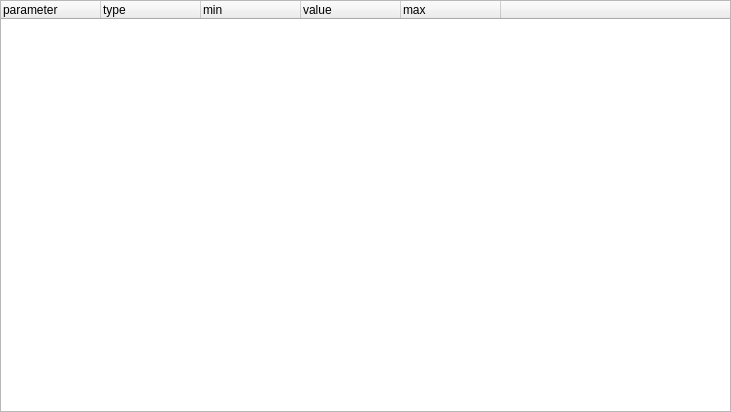
<?xml version="1.0" encoding="UTF-8"?>
<ui version="4.0">
 <class>TopicWidget</class>
 <widget class="QWidget" name="TopicWidget">
  <property name="geometry">
   <rect>
    <x>0</x>
    <y>0</y>
    <width>731</width>
    <height>412</height>
   </rect>
  </property>
  <property name="windowTitle">
   <string>Topic Monitor</string>
  </property>
  <layout class="QVBoxLayout" name="verticalLayout">

    <property name="spacing">
  <number>0</number>
   </property>

   <property name="margin">
  <number>0</number>
   </property>

   <item>
    <widget class="QTreeWidget" name="topics_tree_widget">
     <property name="contextMenuPolicy">
      <enum>Qt::CustomContextMenu</enum>
     </property>
     <property name="dragEnabled">
      <bool>true</bool>
     </property>
     <property name="dragDropMode">
      <enum>QAbstractItemView::DragOnly</enum>
     </property>
      <property name="sortingEnabled">
       <bool>false</bool>
      </property>
     <column>
      <property name="text">
       <string>parameter</string>
      </property>
     </column>
     <column>
      <property name="text">
       <string>type</string>
      </property>
     </column>
     <column>
      <property name="text">
       <string>min</string>
      </property>
     </column>

     <column>
      <property name="text">
       <string>value</string>
      </property>
     </column>

     <column>
      <property name="text">
       <string>max</string>
      </property>
     </column>
     <!-- <column>
      <property name="text">
       <string>default</string>
      </property>
     </column>
 -->
     

     <column>
      <property name="text">
       <string> </string>
      </property>
     </column>

    </widget>
   </item>
  </layout>
 </widget>
 <resources/>
 <connections/>
</ui>
